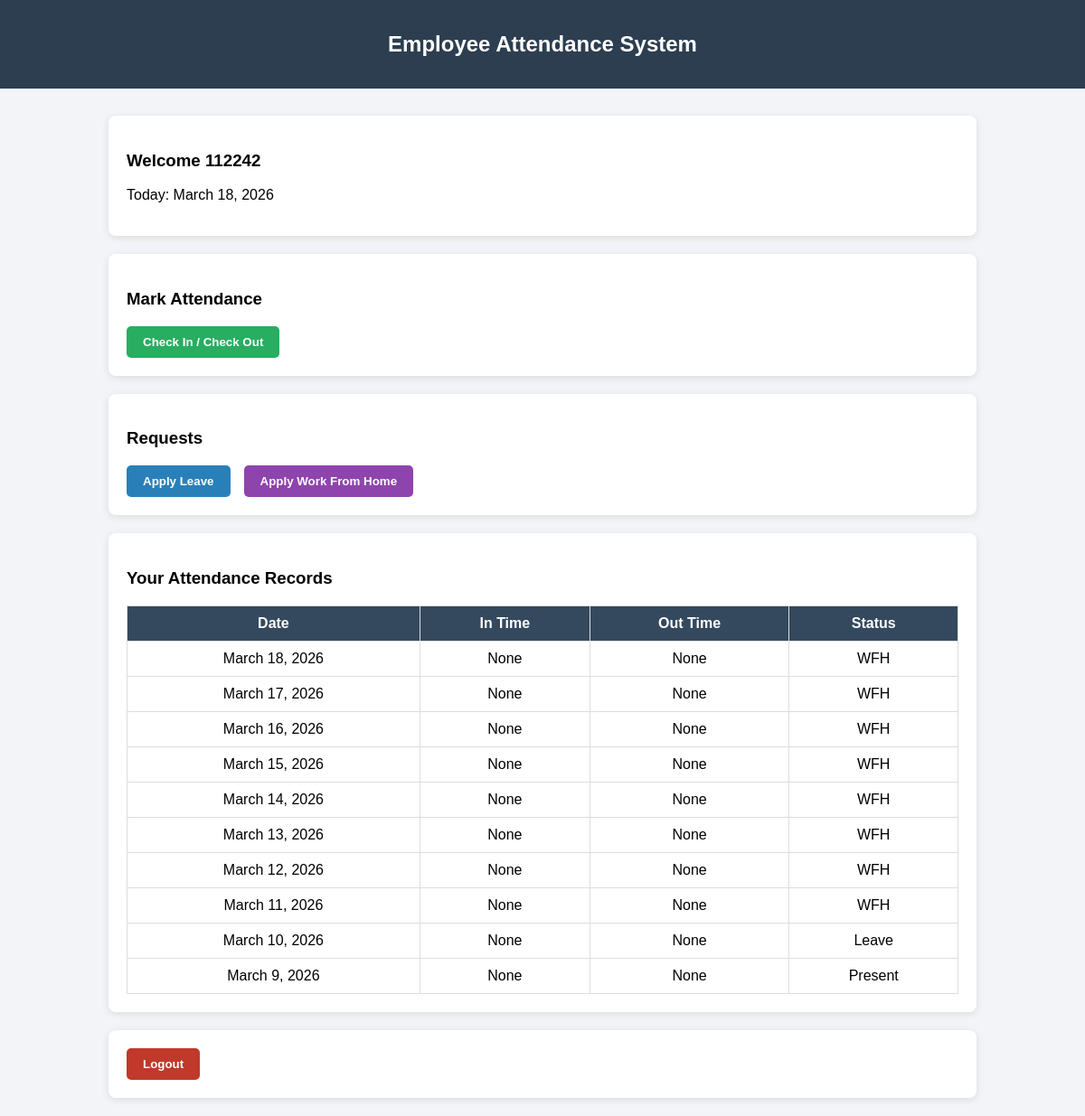
The app's page /attendance/ (signed in) with its own data.
### attendance/models.py (models this page shows, shortened)
class Attendance(models.Model):
    STATUS_CHOICES = [
        ('Present', 'Present'),
        ('Leave', 'Leave'),
        ('WFH', 'Work From Home'),
    ]
    user = models.ForeignKey(User, on_delete=models.CASCADE)
    date = models.DateField()
    in_time = models.TimeField(null=True, blank=True)
    out_time = models.TimeField(null=True, blank=True)
    status = models.CharField(max_length=20, choices=STATUS_CHOICES, default='Present')
    class Meta:
        unique_together = ['user', 'date']
        ordering = ['-date']

### attendance/views.py (the view)
# urls.py: path('', views.attendance_dashboard, name='attendance'),
@login_required
def attendance_dashboard(request):
    records = Attendance.objects.filter(user=request.user).order_by('-date')
    today = date.today()
    today_record = Attendance.objects.filter(
        user=request.user,
        date=today
    ).first()
    return render(request, 'attendance/attendance.html', {
        'records': records,
        'today_record': today_record,
        'today': today
    })

### attendance/templates/attendance/attendance.html (shortened to what this page needs)
<!DOCTYPE html>
<html>
<head>
</head>
<body>
<div class="header">
<h2>Employee Attendance System</h2>
</div>
<div class="container">
<div class="card">
<h3>Welcome {{ request.user.username }}</h3>
<p>Today: {{ today }}</p>
</div>
<div class="card">
<h3>Mark Attendance</h3>
<form method="post" action="{% url 'mark_attendance' %}">
<button class="attendance-btn">Check In / Check Out</button>
</form>
</div>
<div class="card">
<h3>Requests</h3>
<div class="actions">
<a href="{% url 'leave' %}">
<button class="leave-btn">Apply Leave</button>
</a>
<a href="{% url 'wfh' %}">
<button class="wfh-btn">Apply Work From Home</button>
</a>
</div>
</div>
<div class="card">
<h3>Your Attendance Records</h3>
<table>
<tr>
<th>Date</th>
<th>In Time</th>
<th>Out Time</th>
<th>Status</th>
</tr>
{% for r in records %}
<tr>
<td>{{ r.date }}</td>
<td>{{ r.in_time }}</td>
<td>{{ r.out_time }}</td>
<td>{{ r.status }}</td>
</tr>
{% endfor %}
</table>
</div>
<div class="card">
<form method="post" action="{% url 'logout' %}">
<button class="logout-btn">Logout</button>
</form>
</div>
</div>
</body>
</html>

### attendance/templates/attendance/attendance.html (style rules this page uses)
body { font-family: Arial, sans-serif; background:#f2f4f7; margin:0; }
.header { background:#2c3e50; color:white; padding:15px; text-align:center; }
.container { width:80%; margin:auto; margin-top:30px; }
.card { background:white; padding:20px; margin-bottom:20px; border-radius:8px; box-shadow:0 2px 8px rgba(0,0,0,0.1); }
.actions { display:flex; gap:15px; flex-wrap:wrap; }
button { padding:10px 18px; border:none; border-radius:5px; cursor:pointer; font-weight:bold; }
.attendance-btn { background:#27ae60; color:white; }
.leave-btn { background:#2980b9; color:white; }
.wfh-btn { background:#8e44ad; color:white; }
.logout-btn { background:#c0392b; color:white; }
table { width:100%; border-collapse:collapse; margin-top:15px; }
th,td { padding:10px; border:1px solid #ddd; text-align:center; }
th { background:#34495e; color:white; }

### records on screen
Attendance: date "March 18, 2026", in_time "None", out_time "None", status "WFH"
Attendance: date "March 17, 2026", in_time "None", out_time "None", status "WFH"
Attendance: date "March 16, 2026", in_time "None", out_time "None", status "WFH"
Attendance: date "March 15, 2026", in_time "None", out_time "None", status "WFH"
Attendance: date "March 14, 2026", in_time "None", out_time "None", status "WFH"
Attendance: date "March 13, 2026", in_time "None", out_time "None", status "WFH"
Attendance: date "March 12, 2026", in_time "None", out_time "None", status "WFH"
Attendance: date "March 11, 2026", in_time "None", out_time "None", status "WFH"
Attendance: date "March 10, 2026", in_time "None", out_time "None", status "Leave"
Attendance: date "March 9, 2026", in_time "None", out_time "None", status "Present"

### other values on screen
{{ request.user.username }} "112242"
